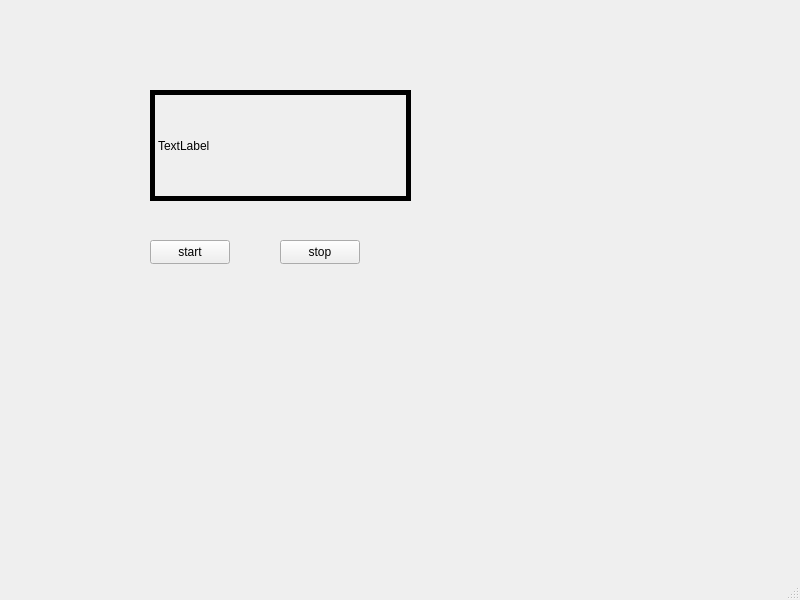
<?xml version="1.0" encoding="UTF-8"?>
<ui version="4.0">
 <class>MainWindow</class>
 <widget class="QMainWindow" name="MainWindow">
  <property name="geometry">
   <rect>
    <x>0</x>
    <y>0</y>
    <width>800</width>
    <height>600</height>
   </rect>
  </property>
  <property name="windowTitle">
   <string>MainWindow</string>
  </property>
  <widget class="QWidget" name="centralwidget">
   <widget class="QLabel" name="label">
    <property name="geometry">
     <rect>
      <x>150</x>
      <y>90</y>
      <width>261</width>
      <height>111</height>
     </rect>
    </property>
    <property name="frameShape">
     <enum>QFrame::Box</enum>
    </property>
    <property name="lineWidth">
     <number>5</number>
    </property>
    <property name="midLineWidth">
     <number>2</number>
    </property>
    <property name="text">
     <string>TextLabel</string>
    </property>
   </widget>
   <widget class="QPushButton" name="startButton">
    <property name="geometry">
     <rect>
      <x>150</x>
      <y>240</y>
      <width>80</width>
      <height>24</height>
     </rect>
    </property>
    <property name="text">
     <string>start</string>
    </property>
   </widget>
   <widget class="QPushButton" name="stopButton">
    <property name="geometry">
     <rect>
      <x>280</x>
      <y>240</y>
      <width>80</width>
      <height>24</height>
     </rect>
    </property>
    <property name="text">
     <string>stop</string>
    </property>
   </widget>
  </widget>
  <widget class="QMenuBar" name="menubar">
   <property name="geometry">
    <rect>
     <x>0</x>
     <y>0</y>
     <width>800</width>
     <height>21</height>
    </rect>
   </property>
  </widget>
  <widget class="QStatusBar" name="statusbar"/>
 </widget>
 <resources/>
 <connections/>
</ui>
